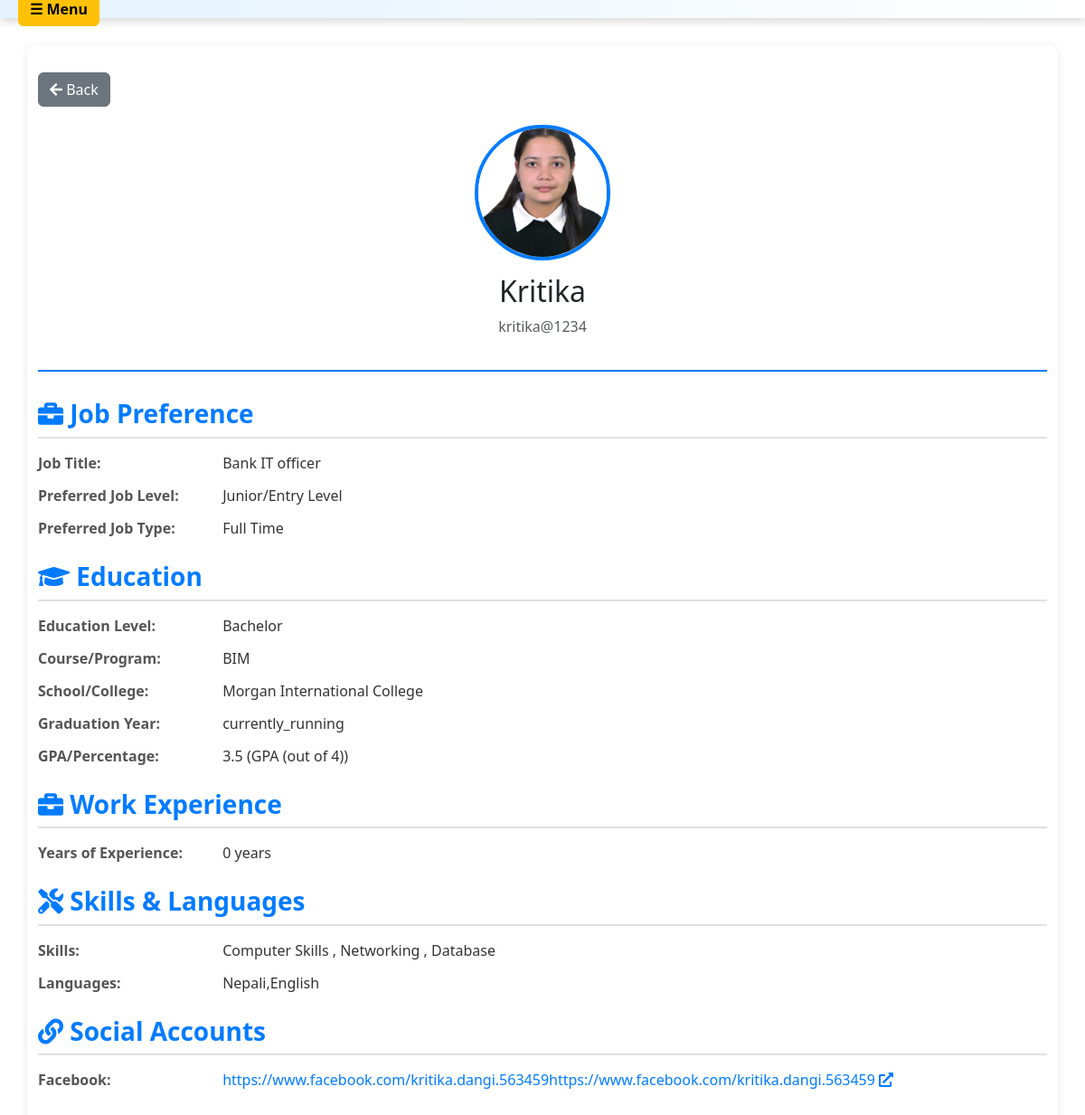
Screenshot of /view-candidate-profile/6/ (signed in) with the database file from the repository.
### candidate/models.py (models this page shows, shortened)
class CandidateProfile(models.Model):
    JOB_LEVEL_CHOICES = (
        ('top', 'Top Level'),
        ('senior', 'Senior Level'),
        ('mid', 'Mid Level'),
        ('junior', 'Junior/Entry Level'),
        ('internship', 'Internship'),
    )
    JOB_TYPE_CHOICES = (
        ('fulltime', 'Full Time'),
        ('parttime', 'Part Time'),
    )
    EDUCATION_CHOICES = (
        ('see', 'SEE (Secondary Education Examination)'),
        ('slc', 'SLC (School Leaving Certificate)'),
        ('plus2', '+2 (Higher Secondary)'),
        ('diploma', 'Diploma'),
        ('bachelor', 'Bachelor'),
        ('masters', 'Masters'),
    )
    GPA_PERCENTAGE_CHOICES = (
        ('gpa_4', 'GPA (out of 4)'),
        ('gpa_10', 'GPA (out of 10)'),
        ('percentage', 'Percentage (out of 100)'),
    )
    GRADUATION_YEAR_CHOICES = (
        ('currently_running', 'Currently Running'),
    ) + tuple((str(year), str(year)) for year in range(2030, 1899, -1))
    user = models.OneToOneField(User, on_delete=models.CASCADE)
    profile_photo = models.FileField(upload_to='candidate_photos/', null=True, blank=True)
    job_preference_title = models.CharField(max_length=200, help_text="e.g., Document Officer")
    preferred_job_level = models.CharField(max_length=20, choices=JOB_LEVEL_CHOICES)
    preferred_job_type = models.CharField(max_length=20, choices=JOB_TYPE_CHOICES)
    work_experience = models.IntegerField(default=0)
    education_level = models.CharField(max_length=20, choices=EDUCATION_CHOICES)
    course_or_program = models.CharField(max_length=200, help_text="e.g., BIM")
    gpa_percentage_type = models.CharField(max_length=10, choices=GPA_PERCENTAGE_CHOICES)
    gpa_percentage_value = models.FloatField()
    school_college_name = models.CharField(max_length=200)
    graduation_year = models.CharField(
        max_length=20,
        choices=GRADUATION_YEAR_CHOICES,
        default='currently_running'
    )
    skills = models.TextField(help_text="e.g., Public Speaking, Computer Operation")
    languages = models.TextField(help_text="e.g., Nepali, English")
    social_account_name_1 = models.CharField(max_length=100, null=True, blank=True)
    social_account_url_1 = models.URLField(null=True, blank=True)
    social_account_name_2 = models.CharField(max_length=100, null=True, blank=True)
    social_account_url_2 = models.URLField(null=True, blank=True)
    created_at = models.DateTimeField(auto_now_add=True)
    updated_at = models.DateTimeField(auto_now=True)

### hr/views.py (the view)
# urls.py: path("view-candidate-profile/<int:user_id>/", views.view_candidate_profile, name='view_candidate_profile'),
@login_required(login_url='login_user')
def view_candidate_profile(request, user_id):
    candidate_user = get_object_or_404(User, id=user_id)
    try:
        profile = CandidateProfile.objects.get(user=candidate_user)
    except CandidateProfile.DoesNotExist:
        messages.warning(request, f"Candidate {candidate_user.username} has not created a profile yet.")
        return redirect('hrdash')
    context = {
        'candidate_user': candidate_user,
        'profile': profile,
    }
    return render(request, 'hr/view_candidate_profile.html', context)

### hr/templates/hr/view_candidate_profile.html (shortened to what this page needs)
<!DOCTYPE html>
<html lang="en">
<head>
    <link href="https://cdn.jsdelivr.net/npm/bootstrap@5.3.8/dist/css/bootstrap.min.css" rel="stylesheet">
    <link rel="stylesheet" href="https://cdnjs.cloudflare.com/ajax/libs/font-awesome/5.15.3/css/all.min.css">
</head>
<body>
    {% include 'hr/navbar.html' %}
    <div class="container">
        <a href="javascript:history.back()" class="btn btn-secondary back-button">
            <i class="fas fa-arrow-left"></i> Back
        </a>
        <div class="profile-header">
            {% if profile.profile_photo %}
                <img src="{{ profile.profile_photo.url }}" alt="Profile Photo" class="profile-photo">
            {% else %}
                <div class="profile-photo d-flex align-items-center justify-content-center bg-secondary text-white" style="font-size: 48px;">
                    <i class="fas fa-user"></i>
                </div>
            {% endif %}
            <h2>{{ candidate_user.get_full_name|default:candidate_user.username }}</h2>
            <p class="text-muted">{{ candidate_user.email }}</p>
        </div>
        <h3 class="section-title"><i class="fas fa-briefcase"></i> Job Preference</h3>
        <div class="info-row">
            <span class="info-label">Job Title:</span>
            <span class="info-value">{{ profile.job_preference_title|default:"Not specified" }}</span>
        </div>
        <div class="info-row">
            <span class="info-label">Preferred Job Level:</span>
            <span class="info-value">{{ profile.get_preferred_job_level_display|default:"Not specified" }}</span>
        </div>
        <div class="info-row">
            <span class="info-label">Preferred Job Type:</span>
            <span class="info-value">{{ profile.get_preferred_job_type_display|default:"Not specified" }}</span>
        </div>
        <h3 class="section-title"><i class="fas fa-graduation-cap"></i> Education</h3>
        <div class="info-row">
            <span class="info-label">Education Level:</span>
            <span class="info-value">{{ profile.get_education_level_display|default:"Not specified" }}</span>
        </div>
        <div class="info-row">
            <span class="info-label">Course/Program:</span>
            <span class="info-value">{{ profile.course_or_program|default:"Not specified" }}</span>
        </div>
        <div class="info-row">
            <span class="info-label">School/College:</span>
            <span class="info-value">{{ profile.school_college_name|default:"Not specified" }}</span>
        </div>
        <div class="info-row">
            <span class="info-label">Graduation Year:</span>
            <span class="info-value">{{ profile.graduation_year|default:"Not specified" }}</span>
        </div>
        <div class="info-row">
            <span class="info-label">GPA/Percentage:</span>
            <span class="info-value">
                {% if profile.gpa_percentage_value %}
                    {{ profile.gpa_percentage_value }} ({{ profile.get_gpa_percentage_type_display }})
                {% else %}
                    Not specified
                {% endif %}
            </span>
        </div>
        <h3 class="section-title"><i class="fas fa-briefcase"></i> Work Experience</h3>
        <div class="info-row">
            <span class="info-label">Years of Experience:</span>
            <span class="info-value">{{ profile.work_experience|default:"0" }} years</span>
        </div>
        <h3 class="section-title"><i class="fas fa-tools"></i> Skills & Languages</h3>
        <div class="info-row">
            <span class="info-label">Skills:</span>
            <span class="info-value">{{ profile.skills|default:"Not specified" }}</span>
        </div>
        <div class="info-row">
            <span class="info-label">Languages:</span>
            <span class="info-value">{{ profile.languages|default:"Not specified" }}</span>
        </div>
        {% if profile.social_account_name_1 or profile.social_account_name_2 %}
        <h3 class="section-title"><i class="fas fa-link"></i> Social Accounts</h3>
        <div class="social-links">
            {% if profile.social_account_name_1 and profile.social_account_url_1 %}
            <div class="info-row">
                <span class="info-label">{{ profile.social_account_name_1 }}:</span>
                <a href="{{ profile.social_account_url_1 }}" target="_blank" class="info-value">
                    {{ profile.social_account_url_1 }} <i class="fas fa-external-link-alt"></i>
                </a>
            </div>
            {% endif %}
        </div>
        {% endif %}
    </div>
</body>
</html>

### hr/templates/hr/view_candidate_profile.html (style rules this page uses)
body { font-family: Arial, sans-serif; background: #f9f9f9; }
.container { max-width: 900px; margin: 30px auto; background: #fff; padding: 30px; border-radius: 10px; box-shadow: 0px 2px 10px rgba(0, 0, 0, 0.1); }
.profile-header { text-align: center; margin-bottom: 30px; padding-bottom: 20px; border-bottom: 2px solid #007BFF; }
.profile-photo { width: 150px; height: 150px; border-radius: 50%; object-fit: cover; margin-bottom: 15px; border: 4px solid #007BFF; }
.section-title { color: #007BFF; font-weight: bold; margin-top: 25px; margin-bottom: 15px; border-bottom: 2px solid #e0e0e0; padding-bottom: 8px; }
.info-row { margin-bottom: 12px; }
.info-label { font-weight: bold; color: #555; display: inline-block; width: 200px; }
.info-value { color: #333; }
.social-links a { color: #007BFF; text-decoration: none; margin-right: 15px; }
.back-button { margin-bottom: 20px; }

### rows the page displays
CandidateProfile: profile_photo (picture), job_preference_title "Bank IT officer", preferred_job_level "Junior/Entry Level", preferred_job_type "Full Time", education_level "Bachelor", course_or_program "BIM", school_college_name "Morgan International College", graduation_year "currently_running", gpa_percentage_value "3.5", gpa_percentage_type "GPA (out of 4)", work_experience "0", skills "Computer Skills , Networking , Database", languages "Nepali,English", social_account_name_1 "Facebook", social_account_url_1 "https://www.facebook.com/kritika.dangi.563459https://www.facebook.com/kritika.dangi.563459"

### other values shown
{{ candidate_user.get_full_name|default:candidate_user.username }} "Kritika"
{{ candidate_user.email }} "kritika@1234"
